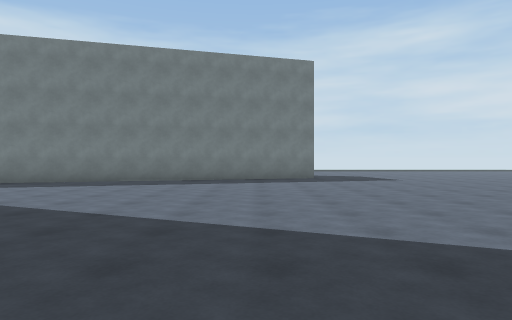
view 1 (above)

24 first-person views from a walk through a 3-D level made in the Unity game engine. The camera is 1.3 m above the floor, looks level and sees 75° across. The floor is counted in squares, 2 m on a side. Each view is taken from the middle of a square. On the plan, view 1 faces up. The plan holds only what a view shows up to about 10 squares ahead; the rest is blank. The place goes on beyond the plan.

view 2
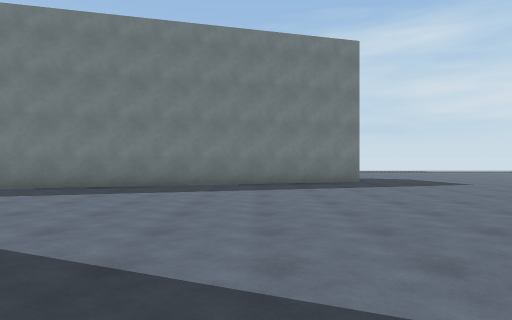

view 3
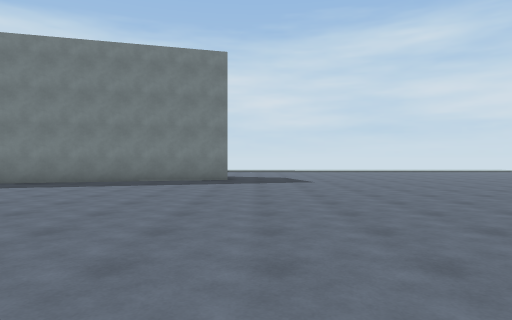

view 4
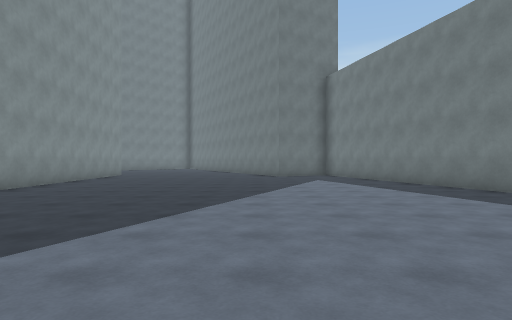

view 5
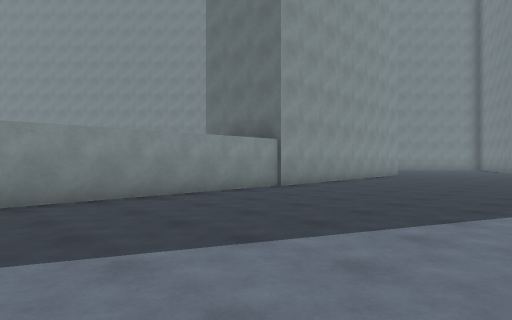

view 6
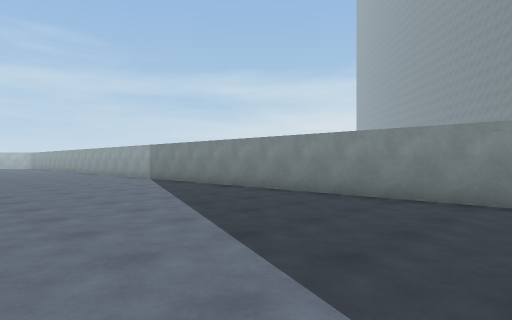

view 7
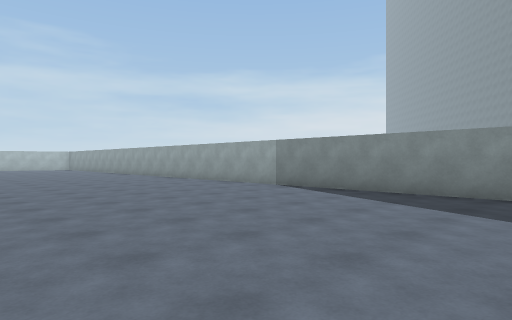

view 8
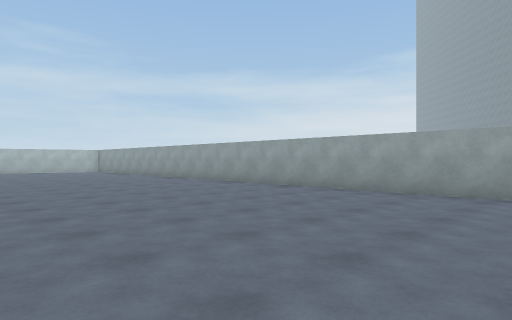

view 9
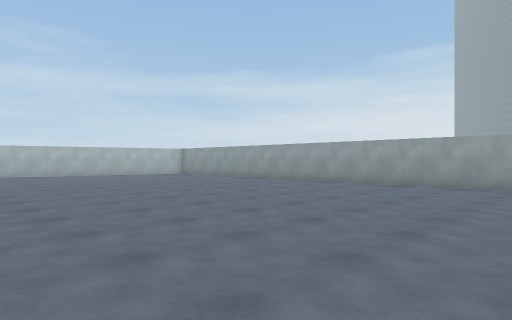

view 10
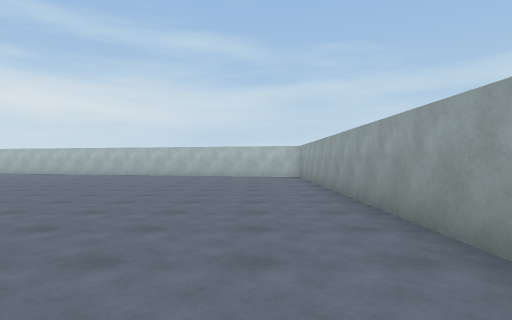

view 11
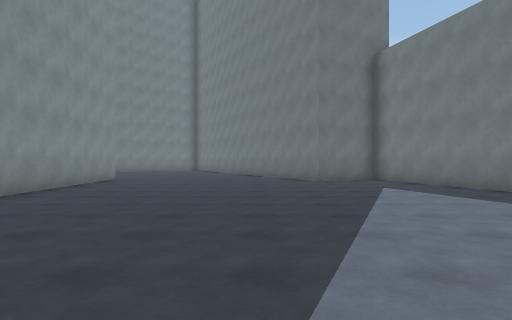

view 12
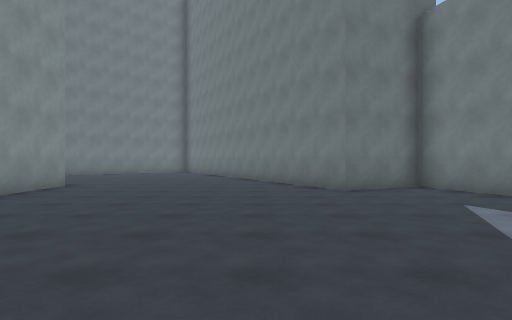

view 13
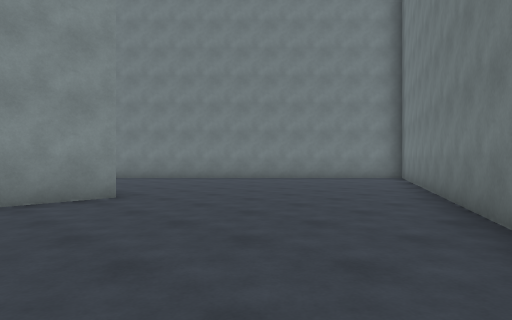

view 14
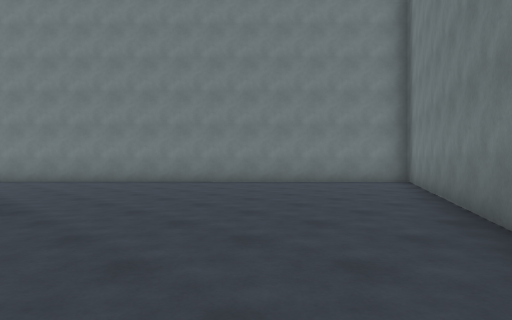

view 15
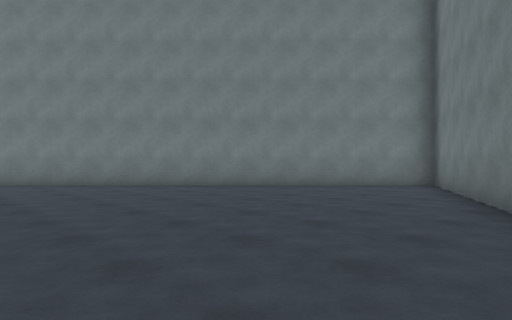

view 16
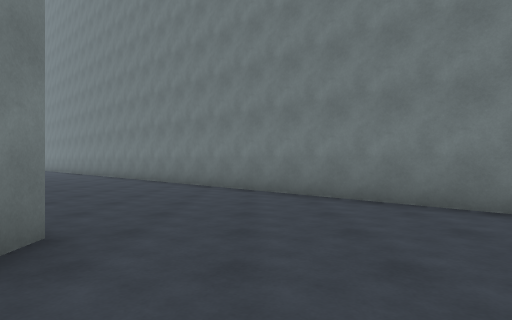

view 17
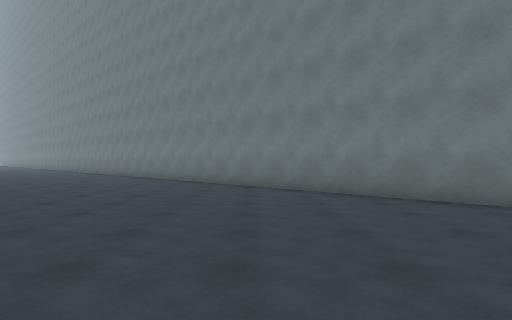

view 18
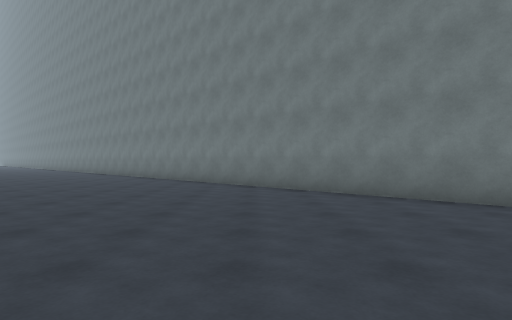

view 19
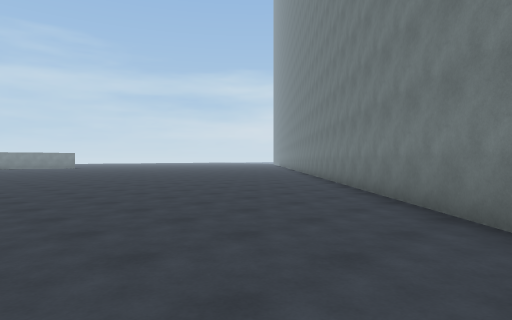

view 20
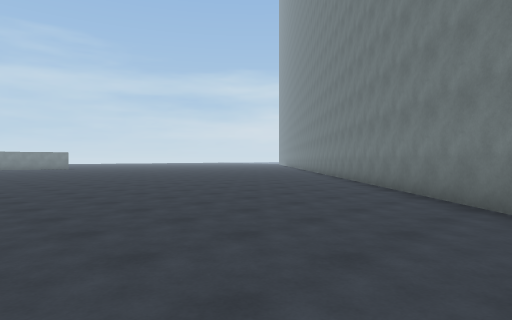

view 21
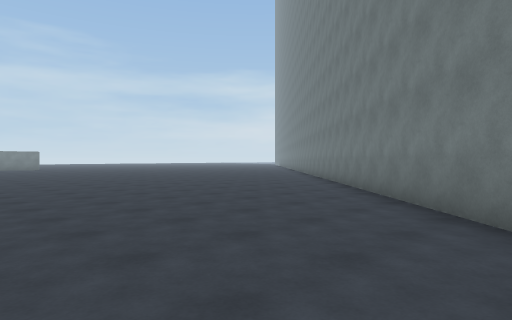

view 22
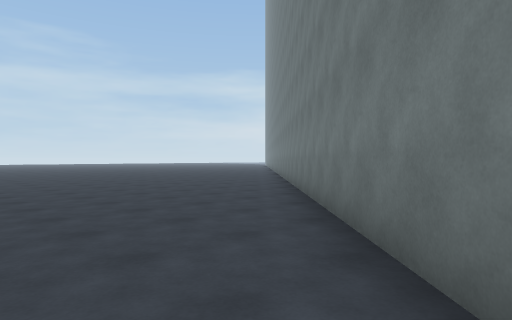

view 23
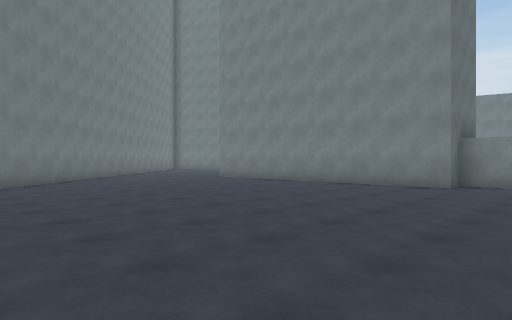

view 24
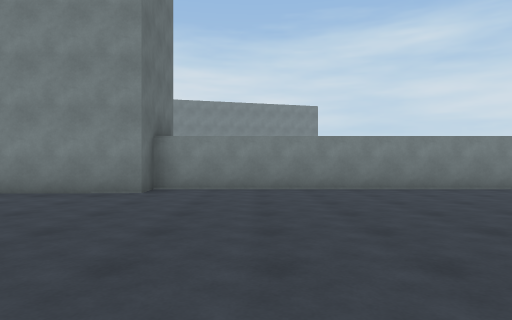

### Floor plan
Points are (right, up) in squares from view 1. A wall is a line through its corners. A room is listed if a view was taken in it or the views show most of it. See-through windows are left out.
Room 1 (views 1, 2, 3, 4, 5, 6, 7, 8, 9, 10, 11, 12, 13, 14, 15)
walls: (2.2, 11.9) (-12.1, 8) (-11.1, 5.9) (-13.8, 4.5); (-12.4, -0.6) (23.9, -0.7)
ways out: opening at (-13.8, 2) to room 2
Room 2 (views 16, 17, 18, 19, 20, 21, 22, 23, 24)
walls: (3.7, -2.6) (-4.3, -2.6) (-4.2, -3.5) (-7.8, -3.6); (-12.2, -3.8) (-12.3, -3.2); (-13.8, 4.5) (-22.2, 0.2) (0.2, -22.6)
ways out: opening at (-13.8, 2) to room 1

Positions as (right, up) in squares from view 1, and headings:
1: (0, 0), facing up
2: (-1, 2), facing up
3: (3, 1), facing up
4: (2, 5), facing left
5: (2, 5), facing down-left
6: (-2, 5), facing down-right
7: (3, 6), facing down-right
8: (8, 6), facing down-right
9: (13, 8), facing down-right
10: (14, 1), facing right
11: (-1, 4), facing left
12: (-4, 4), facing left
13: (-10, 5), facing down-left
14: (-12, 4), facing down-left
15: (-13, 3), facing down-left
16: (-14, -1), facing down
17: (-10, -4), facing down
18: (-6, -8), facing down
19: (-6, -13), facing down-right
20: (-4, -14), facing down-right
21: (-3, -16), facing down-right
22: (-2, -19), facing down-right
23: (-2, -12), facing up-left
24: (-2, -10), facing up
